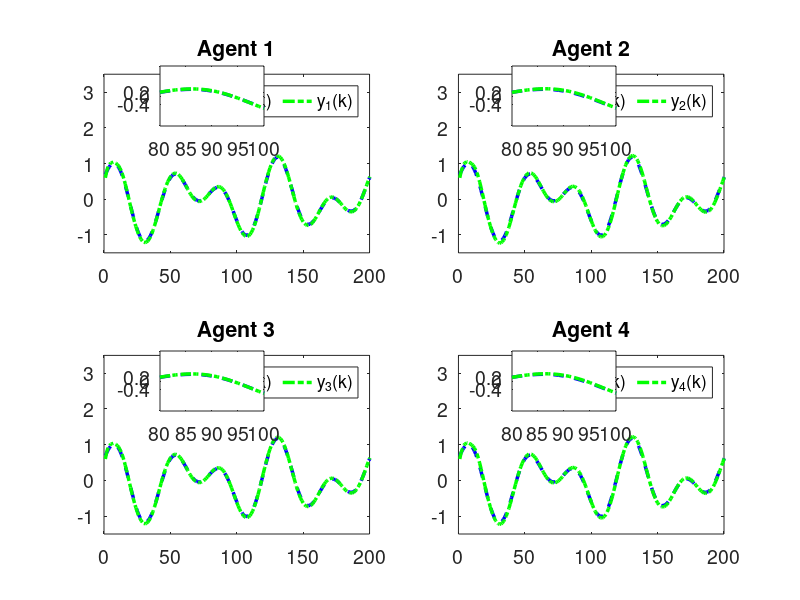
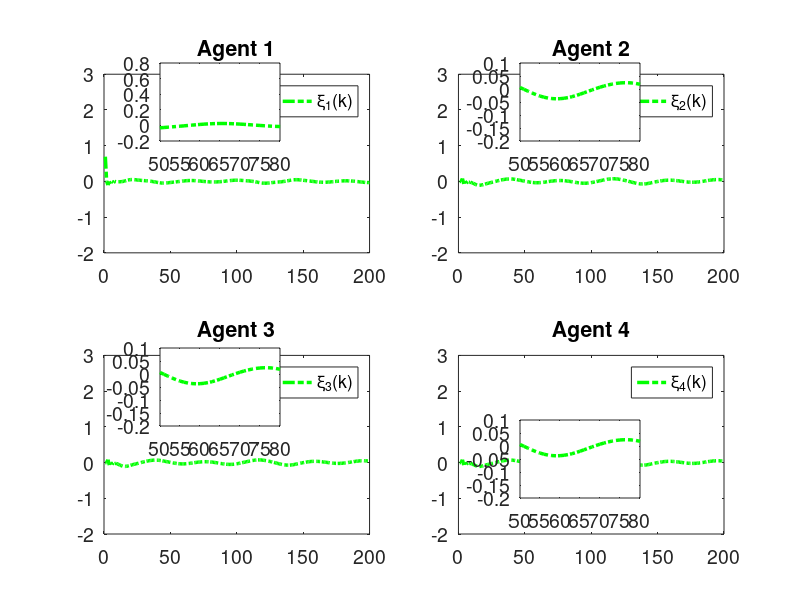

Here is the MATLAB script that generated these plots, in order:
clc; clear;

% Parameters
rho = 7.5;            % Increase gain for better control response
eta = 1;              % Increase to make the adaptive update faster
lamda = 350;          % Model-free parameter
mu = 0.005;           % Adaptive parameter
epsilon = 1e-5;       % Small threshold for stability
alpha = 15;           % Smoothing factor for error dynamics
T = 0.1;              % Sampling time (kept for calculations but not used in time vector)
gamma1 = 0.45;        % Adjust control gains for faster tracking
gamma2 = 0.15;        % Adjust control gains
gamma3 = 0.45;        % Adjust control gains
gamma4 = 0.15;        % Adjust control gains
beta = 10;            % Sliding mode coefficient
sigma = 95;           % Sliding mode parameter
tau = 1e-5;           % Small damping term

rT = 1024;            % Sample rate
L = 200;              % Time steps
m = 200;              % Data size
n = 600;              % Data size

% Initialization
phi1 = zeros(m+1,1); 
phi2 = zeros(m+1,1); 
phi3 = zeros(m+1,1); 
phi4 = zeros(m+1,1);
mfa1 = zeros(m+1,1); 
mfa2 = zeros(m+1,1); 
mfa3 = zeros(m+1,1); 
mfa4 = zeros(m+1,1);
sm1 = zeros(m,1);  
sm2 = zeros(m,1);  
sm3 = zeros(m,1);  
sm4 = zeros(m,1);
y1 = zeros(m+1,1); 
y2 = zeros(m+1,1); 
y3 = zeros(m+1,1); 
y4 = zeros(m+1,1);
u1 = zeros(m,1);   
u2 = zeros(m,1);   
u3 = zeros(m,1);   
u4 = zeros(m,1);
xi1 = zeros(m,1);  
xi2 = zeros(m,1);  
xi3 = zeros(m,1);  
xi4 = zeros(m,1);
s1 = zeros(m,1);   
s2 = zeros(m,1);   
s3 = zeros(m,1);   
s4 = zeros(m,1);
yd = zeros(m+1,1);

% Desired signal (Reference trajectory)
for k = 1:1:m+1
    % yd(k) = 0.6; % Time-invariant constant reference signal
    yd(k) = 0.6 * sin(0.05 * pi * k) + 0.6 * cos(0.03 * pi * k);
end

for k = 1:m
    % Adaptive Gain update
    if k == 1
        phi1(k) = 4.0; 
        phi2(k) = 4.0; 
        phi3(k) = 4.0; 
        phi4(k) = 4.0;
    elseif k == 2
        phi1(k) = phi1(k-1) + (eta * u1(k-1) / (mu + u1(k-1)^2)) * (y1(k) - phi1(k-1)*u1(k-1));
        phi2(k) = phi2(k-1) + (eta * u2(k-1) / (mu + u2(k-1)^2)) * (y2(k) - phi2(k-1)*u2(k-1));
        phi3(k) = phi3(k-1) + (eta * u3(k-1) / (mu + u3(k-1)^2)) * (y3(k) - phi3(k-1)*u3(k-1));
        phi4(k) = phi4(k-1) + (eta * u4(k-1) / (mu + u4(k-1)^2)) * (y4(k) - phi4(k-1)*u4(k-1));
    else
        phi1(k) = phi1(k-1) + (eta * (u1(k-1) - u1(k-2)) / (mu + (u1(k-1) - u1(k-2))^2)) * (y1(k) - y1(k-1) - phi1(k-1) * (u1(k-1) - u1(k-2)));
        phi2(k) = phi2(k-1) + (eta * (u2(k-1) - u2(k-2)) / (mu + (u2(k-1) - u2(k-2))^2)) * (y2(k) - y2(k-1) - phi2(k-1) * (u2(k-1) - u2(k-2)));
        phi3(k) = phi3(k-1) + (eta * (u3(k-1) - u3(k-2)) / (mu + (u3(k-1) - u3(k-2))^2)) * (y3(k) - y3(k-1) - phi3(k-1) * (u3(k-1) - u3(k-2)));
        phi4(k) = phi4(k-1) + (eta * (u4(k-1) - u4(k-2)) / (mu + (u4(k-1) - u4(k-2))^2)) * (y4(k) - y4(k-1) - phi4(k-1) * (u4(k-1) - u4(k-2)));
    end

    % Stability protection
    if k > 2 && (abs(phi1(k)) <= epsilon || abs(u1(k-1) - u1(k-2)) <= epsilon || sign(phi1(k)) ~= sign(phi1(1)))
        phi1(k) = phi1(1);
    end
    if k > 2 && (abs(phi2(k)) <= epsilon || abs(u2(k-1) - u2(k-2)) <= epsilon || sign(phi2(k)) ~= sign(phi2(1)))
        phi2(k) = phi2(1);
    end
    if k > 2 && (abs(phi3(k)) <= epsilon || abs(u3(k-1) - u3(k-2)) <= epsilon || sign(phi3(k)) ~= sign(phi3(1)))
        phi3(k) = phi3(1);
    end
    if k > 2 && (abs(phi4(k)) <= epsilon || abs(u4(k-1) - u4(k-2)) <= epsilon || sign(phi4(k)) ~= sign(phi4(1)))
        phi4(k) = phi4(1);
    end

    % Error dynamics
    xi1(k) = yd(k) - 2*y1(k) + y4(k);
    xi2(k) = y1(k) - 2*y2(k) + y3(k);
    xi3(k) = y2(k) + yd(k) - 2*y3(k);
    xi4(k) = y1(k) + y3(k) - 2*y4(k);

    % Fix: Handle k=1 case for sliding surfaces
    if k == 1
        s1(k) = 0;
        s2(k) = 0;
        s3(k) = 0;
        s4(k) = 0;
    else
        s1(k) = alpha * xi1(k) - xi1(k-1);
        s2(k) = alpha * xi2(k) - xi2(k-1);
        s3(k) = alpha * xi3(k) - xi3(k-1);
        s4(k) = alpha * xi4(k) - xi4(k-1);
    end

    % MFAC updates
    if k == 1
        mfa1(k) = 0;
        mfa2(k) = 0;
        mfa3(k) = 0;
        mfa4(k) = 0;
    else
        mfa1(k) = mfa1(k-1) + (rho * phi1(k)) / (lamda + abs(phi1(k)^2)) * xi1(k);
        mfa2(k) = mfa2(k-1) + (rho * phi2(k)) / (lamda + abs(phi2(k)^2)) * xi2(k);
        mfa3(k) = mfa3(k-1) + (rho * phi3(k)) / (lamda + abs(phi3(k)^2)) * xi3(k);
        mfa4(k) = mfa4(k-1) + (rho * phi4(k)) / (lamda + abs(phi4(k)^2)) * xi4(k);
    end

    % SMC updates
    if k == 1 
        sm1(k) = 0;
        sm2(k) = 0;
        sm3(k) = 0;
        sm4(k) = 0;
    else
        sm1(k) = sm1(k-1) + (beta * phi1(k)) / (sigma + (phi1(k))^2) * ...
            ( (xi1(k) + (y4(k) - y4(k-1)) + (yd(k+1) - yd(k))) / (1 + 1) ...
            - (xi1(k)) / (alpha * (2)) + tau * sign(s1(k)) );

        sm2(k) = sm2(k-1) + (beta * phi2(k)) / (sigma + (phi2(k)^2)) * ...
            ( (xi2(k) + (y1(k) - y1(k-1)) + (y3(k) - y3(k-1))) / (1 + 1) ...
            - (xi2(k)) / (alpha * 2) + tau * sign(s2(k)) );

        sm3(k) = sm3(k-1) + (beta * phi3(k)) / (sigma + (phi3(k)^2)) * ...
            ( (xi3(k) + (y2(k) - y2(k-1)) + (yd(k+1) - yd(k))) / (1 + 1) ...
            - (xi3(k)) / (alpha * (2)) + tau * sign(s3(k)) );

        sm4(k) = sm4(k-1) + (beta * phi4(k)) / (sigma + (phi4(k)^2)) * ...
            ( (xi4(k) + (y1(k) - y1(k-1)) + (y3(k) - y3(k-1))) / (1 + 1) ...
            - (xi4(k)) / (alpha * (2)) + tau * sign(s4(k)) );
    end

    % Control signal
    if k == 1
        u1(k) = 0.01;
        u2(k) = 0.01;
        u3(k) = 0.01;
        u4(k) = 0.01;
    else
        u1(k) = mfa1(k) + gamma1 * sm1(k);
        u2(k) = mfa2(k) + gamma2 * sm2(k);
        u3(k) = mfa3(k) + gamma3 * sm3(k);
        u4(k) = mfa4(k) + gamma4 * sm4(k);
    end
    if k == 1
        y1(k) = 0.6;
        y2(k) = 0.6;
        y3(k) = 0.6;
        y4(k) = 0.6;
    end

    % Plant model update with nonlinear term and feedforward
    a = 0.5;
    b1 = 1.2 * n / (rT * 0.2);
    b2 = 1.2 * n / (rT * 0.2);
    b3 = 1.2 * n / (rT * 0.2);
    b4 = 1.2 * n / (rT * 0.2);
    
    nonlinearity1 = 0.03; % Coefficient for cubic nonlinearity
    nonlinearity2 = 0.01; % Coefficient for cubic nonlinearity
    nonlinearity3 = 0.02; % Coefficient for cubic nonlinearity
    nonlinearity4 = 0.01; % Coefficient for cubic nonlinearity
    ff_gain = 0.45; % Feedforward gain
    
    % Add cubic nonlinearity and feedforward term
    y1(k+1) = a * y1(k) + b1 * u1(k) - nonlinearity1 * y1(k)^3 + ff_gain;
    y2(k+1) = a * y2(k) + b2 * u2(k) - nonlinearity2 * y2(k)^2 + ff_gain;
    y3(k+1) = a * y3(k) + b3 * u3(k) - nonlinearity3 * y3(k)^3 + ff_gain;
    y4(k+1) = a * y4(k) + b4 * u4(k) - nonlinearity4 * y4(k)^2 + ff_gain;
end

% Plotting
% Time vector for plotting
t = 1:1:m+1;  % Gives 201 points, as expected
font_size = 14;

% Verify time vector and array lengths
disp(['Length of t: ', num2str(length(t))]); % Should display 201
disp(['Length of y1: ', num2str(length(y1))]); % Should be 201
disp(['Length of yd: ', num2str(length(yd))]); % Should be 201
disp(['Length of xi1: ', num2str(length(xi1))]); % Should be 200

% Plot 4 subplots
figure('Position', [100, 100, 15*100, 7.5*100]); % [left, bottom, width, height] in pixels
subplot(2,2,1);
plot(t, yd, '--b', 'LineWidth', 2.5); hold on;
plot(t, y1, '-.g', 'LineWidth', 2.5);
title('Agent 1'); grid off;
legend('y_d(k)','y_1(k)','Orientation', 'horizontal');
set(gca, 'FontSize', font_size);
xlim([0 m]); % X-axis starts from 0
ylim([-1.5 3.5]); % Y-axis limits for Agent 1

zoom_x_start = 80; % Start of zoomed x-range
zoom_x_end = 100; % End of zoomed x-range
axes('Position', [0.20,0.79,0.13,0.10]);
box on; hold on;
plot(t, yd, '--b', 'LineWidth', 2.5);
plot(t, y1, '-.g', 'LineWidth', 2.5);
xlim([zoom_x_start zoom_x_end]);
yticks([-0.4,0,0.2]);
set(gca, 'FontSize', font_size);

subplot(2,2,2);
plot(t, yd, '--b', 'LineWidth', 2.5); hold on;
plot(t, y2, '-.g', 'LineWidth', 2.5);
title('Agent 2'); grid off;
legend('y_d(k)','y_2(k)','Orientation', 'horizontal');
set(gca, 'FontSize', font_size);
xlim([0 m]); % X-axis starts from 0
ylim([-1.5 3.5]); % Y-axis limits for Agent 2

axes('Position', [0.64,0.79,0.13,0.10]);
box on; hold on;
plot(t, yd, '--b', 'LineWidth', 2.5);
plot(t, y2, '-.g', 'LineWidth', 2.5);
xlim([zoom_x_start zoom_x_end]);
yticks([-0.4,0,0.2]);
set(gca, 'FontSize', font_size);

subplot(2,2,3);
plot(t, yd, '--b', 'LineWidth', 2.5); hold on;
plot(t, y3, '-.g', 'LineWidth', 2.5);
title('Agent 3'); grid off;
legend('y_d(k)','y_3(k)','Orientation', 'horizontal');
set(gca, 'FontSize', font_size);
xlim([0 m]); % X-axis starts from 0
ylim([-1.5 3.5]); % Y-axis limits for Agent 3

axes('Position', [0.20,0.315,0.13,0.10]);
box on; hold on;
plot(t, yd, '--b', 'LineWidth', 2.5);
plot(t, y3, '-.g', 'LineWidth', 2.5);
xlim([zoom_x_start zoom_x_end]);
yticks([-0.4,0,0.2]);
set(gca, 'FontSize', font_size);

subplot(2,2,4);
plot(t, yd, '--b', 'LineWidth', 2.5); hold on;
plot(t, y4, '-.g', 'LineWidth', 2.5);
title('Agent 4'); grid off;
legend('y_d(k)','y_4(k)','Orientation', 'horizontal');
set(gca, 'FontSize', font_size);
xlim([0 m]); % X-axis starts from 0
ylim([-1.5 3.5]); % Y-axis limits for Agent 4

axes('Position', [0.64,0.315,0.13,0.10]);
box on; hold on;
plot(t, yd, '--b', 'LineWidth', 2.5);
plot(t, y4, '-.g', 'LineWidth', 2.5);
xlim([zoom_x_start zoom_x_end]);
yticks([-0.4,0,0.2]);
set(gca, 'FontSize', font_size);







% Plot 4 subplots


figure('Position', [100, 100, 15*100, 7.5*100]); % [left, bottom, width, height] in pixels
subplot(2,2,1);
plot(t(1:end-1), xi1, '-.g', 'LineWidth', 2.5);
title('Agent 1'); grid off;
legend('\xi_1(k)','y_1','Orientation', 'horizontal');
set(gca, 'FontSize', font_size);
xlim([0 m]); % X-axis starts from 0
ylim([-2 3]); % Y-axis limits for Agent 1

zoom_x_start_xi = 50; % Start of zoomed x-range
zoom_x_end_xi = 80; % End of zoomed x-range0.20,0.79,0.13,0.10
axes('Position', [0.20,0.765,0.15,0.13]);
box on; hold on;
plot(t(1:end-1), xi1, '-.g', 'LineWidth', 2.5);
xlim([zoom_x_start_xi zoom_x_end_xi]);
% yticks([-2.000000000000000e-04,0,2.000000000000000e-04,4.000000000000001e-04,6.000000000000001e-04]);
set(gca, 'FontSize', font_size);

subplot(2,2,2);
plot(t(1:end-1), xi2, '-.g', 'LineWidth', 2.5);
title('Agent 2'); grid off;
legend('\xi_2(k)','y_2','Orientation', 'horizontal');
set(gca, 'FontSize', font_size);
xlim([0 m]); % X-axis starts from 0
ylim([-2 3]); % Y-axis limits for Agent 2

axes('Position', [0.65,0.765,0.15,0.13]);
box on; hold on;
plot(t(1:end-1), xi2, '-.g', 'LineWidth', 2.5);
xlim([zoom_x_start_xi zoom_x_end_xi]);
% yticks([-2.000000000000000e-04,0,2.000000000000000e-04,4.000000000000001e-04,6.000000000000001e-04]);
set(gca, 'FontSize', font_size);

subplot(2,2,3);
plot(t(1:end-1), xi2, '-.g', 'LineWidth', 2.5);
title('Agent 3'); grid off;
legend('\xi_3(k)','y_3','Orientation', 'horizontal');
set(gca, 'FontSize', font_size);
xlim([0 m]); % X-axis starts from 0
ylim([-2 3]); % Y-axis limits for Agent 2

axes('Position', [0.20,0.290,0.15,0.13]);
box on; hold on;
plot(t(1:end-1), xi2, '-.g', 'LineWidth', 2.5);
xlim([zoom_x_start_xi zoom_x_end_xi]);
% yticks([0.599,0.6,0.601]);
set(gca, 'FontSize', font_size);

subplot(2,2,4);
plot(t(1:end-1), xi4, '-.g', 'LineWidth', 2.5);
title('Agent 4'); grid off;
legend('\xi_4(k)','y_4','Orientation', 'horizontal');
set(gca, 'FontSize', font_size);
xlim([0 m]); % X-axis starts from 0
ylim([-2 3]); % Y-axis limits for Agent 4

axes('Position', [0.65,0.170,0.15,0.13]);
box on; hold on;
plot(t(1:end-1), xi4, '-.g', 'LineWidth', 2.5);
xlim([zoom_x_start_xi zoom_x_end_xi]);
% xticks([64,64.5,65])
% yticks([-1.000000000000000e-04,0,1.000000000000000e-04]);
set(gca, 'FontSize', font_size);
hold off;
